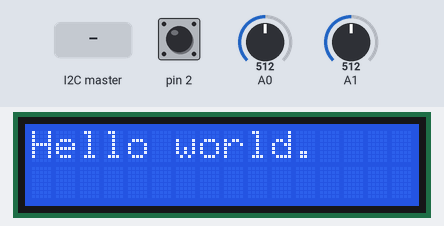
This sketch was run on a simulated Arduino Uno, built with avr-gcc and run on an emulated ATmega328P. On the bench: 16×2 character LCD. The test bench sets the inputs (shaded band); at power-on: pin 2 HIGH, A0 = 512, A1 = 512.

Above: at 1.2 s.
1.3 s: the I2C master sends the byte 1
At 2.1 s:
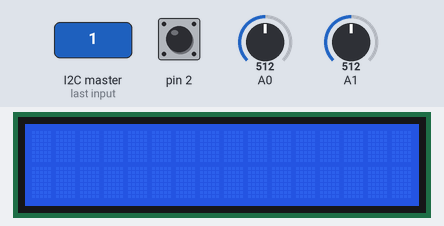
2.8 s: the I2C master sends the byte 0
4.3 s: the I2C master sends the byte 2
5.8 s: the I2C master sends the byte 90
At 6.7 s:
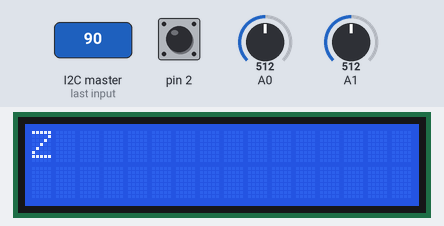
7.3 s: the I2C master sends the byte 200
At 7.8 s:
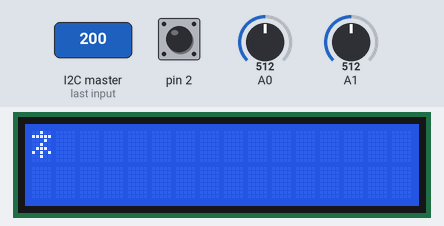
Timing chart, 0 to 9.8 s (numbered marks = the images above; inputs shaded):
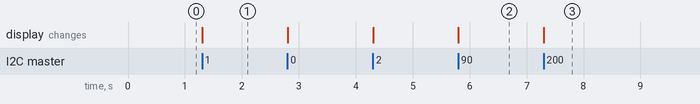

Measured:
- after the input at 1.3 s, the display: changes at once (image 1)
- after the input at 5.8 s, the display: changes at once (image 2)
- after the input at 7.3 s, the display: changes at once (image 3)

The sketch:

gadgets.ino
```cpp
#include <Wire.h>
#include <LiquidCrystal.h>

#define I2C_ADDRESS 0x08

// initialize the library with the numbers of the interface pins
LiquidCrystal lcd(7, 8, 9, 10, 11, 12);
String lcdText = "";
int joyX = 0;
int joyY = 0;
int joyPressed = 0;

void setup() {
  Wire.begin(I2C_ADDRESS);
  Wire.onReceive(receiveEvent);
  Wire.onRequest(requestEvent);

  pinMode(2, INPUT_PULLUP);

  // set up the LCD's number of columns and rows:
  lcd.begin(16, 2);
  // Print a message to the LCD.
  lcd.print("Hello world.");
}

void loop() {
  joyX = analogRead(A0);
  joyY = analogRead(A1);
  joyPressed = digitalRead(2);

  if (lcdText.length() != 0) {
    lcd.clear();
    lcd.setCursor(0, 0);
    lcd.print(lcdText);
    lcdText = "";
  }

  delay(1);
}

// Called when Pico sends data to Arduino
void receiveEvent(int bytes) {
  lcdText = "";
  while (Wire.available()) {
    lcdText += (char)Wire.read();
  }
}

void requestEvent() {
  uint8_t data[5];
  data[0] = (joyX & 0xff00) >> 8;
  data[1] = joyX & 0xff;
  data[2] = (joyY & 0xff00) >> 8;
  data[3] = joyY & 0xff;
  data[4] = (joyPressed == LOW) ? 1 : 0;
  Wire.write(data, 5);
}
```
